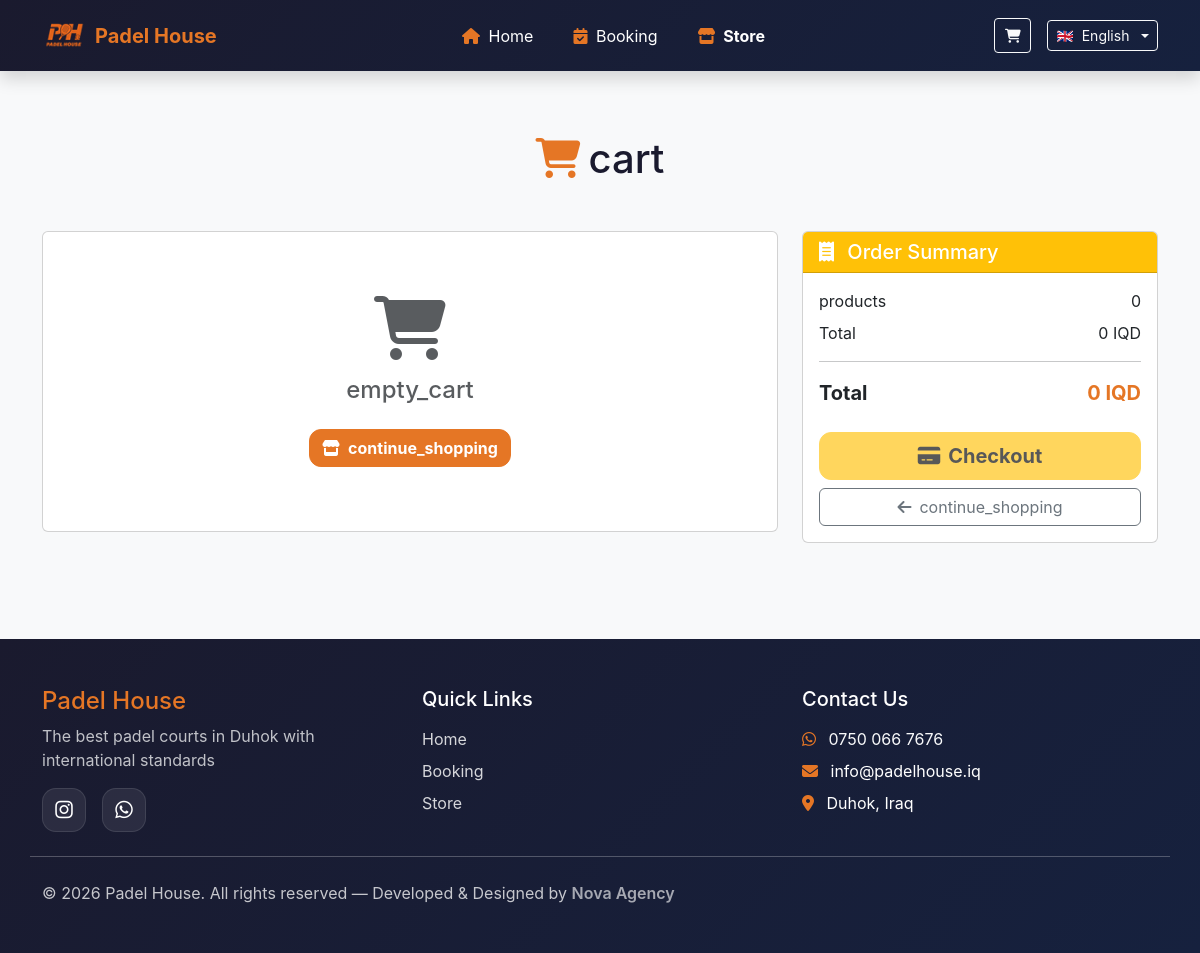
The app's page /store/cart with its own data.
### app/models/settings.py (models this page shows, shortened)
class Settings(db.Model):
    __tablename__ = 'settings'
    id = db.Column(db.Integer, primary_key=True)
    opening_hour = db.Column(db.Integer, default=12)
    closing_hour = db.Column(db.Integer, default=4)
    price_per_hour = db.Column(db.Integer, default=40000)
    discount_percentage = db.Column(db.Integer, default=25)
    discount_amount = db.Column(db.Integer, default=10000)
    discount_start_hour = db.Column(db.Integer, default=12)
    discount_end_hour = db.Column(db.Integer, default=16)
    site_name = db.Column(db.String(100), default='Padel House')
    phone = db.Column(db.String(20))
    email = db.Column(db.String(100))
    address = db.Column(db.Text)
    facebook_url = db.Column(db.String(200))
    instagram_url = db.Column(db.String(200))
    twitter_url = db.Column(db.String(200))
    created_at = db.Column(db.DateTime, default=datetime.utcnow)
    updated_at = db.Column(db.DateTime, default=datetime.utcnow, onupdate=datetime.utcnow)

### app/routes/store.py (the view, shortened to what this page needs)
@store_bp.route('/cart')
def cart():
    cart_items = session.get('cart', [])
    products = []
    total = 0
    return render_template(
        'store/cart.html',
        cart_items=products,
        total=total,
        subtotal=total
    )

### app/routes/admin.py (called while the page is built)
@admin_bp.app_context_processor
def inject_pending_count():
    if current_user.is_authenticated:
        pending_bookings_count = Booking.query.filter_by(status='pending').count()
        return {'pending_bookings_count': pending_bookings_count}
    return {'pending_bookings_count': 0}

@admin_bp.app_context_processor
def inject_pending_orders_count():
    if current_user.is_authenticated:
        pending_orders_count = Order.query.filter_by(status='pending').count()
        return {'pending_orders_count': pending_orders_count}
    return {'pending_orders_count': 0}

### app/translations.py (called while the page is built)
def get_translation(key, lang='en'):
    return TRANSLATIONS.get(lang, {}).get(key, key)

### app/templates/store/cart.html (shortened to what this page needs)
{% extends 'base.html' %}
{% block content %}
<div class="container py-4 py-lg-5">
  <h1 class="text-center mb-4 mb-lg-5" style="color:#1a1a2e;">
    <i class="fas fa-shopping-cart me-2" style="color:#E57625;"></i>{{ t('cart') }}
  </h1>
  <div class="row g-4">
    <div class="col-lg-8">
      <div class="card">
        <div class="card-body">
          <div id="empty-cart" class="text-center py-5" style="display:none;">
            <i class="fas fa-shopping-cart fa-4x text-muted mb-3"></i>
            <h4 class="text-muted">{{ t('empty_cart') }}</h4>
            <a href="{{ url_for('store.products') }}" class="btn btn-warning mt-3">
              <i class="fas fa-store me-2"></i>{{ t('continue_shopping') }}
            </a>
          </div>
        </div>
      </div>
    </div>
    <div class="col-lg-4">
      <div class="card sticky-top d-none d-lg-block" style="top:100px;">
        <div class="card-header bg-warning text-white">
          <h5 class="mb-0">
            <i class="fas fa-receipt me-2"></i>
            {% if current_lang == 'ku' %}کۆی گشتی{% elif current_lang == 'ar' %}ملخص الطلب{% else %}Order Summary{% endif %}
          </h5>
        </div>
        <div class="card-body">
          <div class="d-flex justify-content-between mb-2">
            <span>{{ t('products') }}</span>
            <span id="items-count-desktop">0</span>
          </div>
          <div class="d-flex justify-content-between mb-2">
            <span>{{ t('total') }}</span>
            <span id="subtotal-desktop">0 {{ t('iqd') }}</span>
          </div>
          <hr>
          <div class="d-flex justify-content-between fw-bold fs-5">
            <span>{{ t('total') }}</span>
            <span id="total-desktop" style="color:#E57625;">0 {{ t('iqd') }}</span>
          </div>
          <a href="{{ url_for('store.checkout') }}" id="checkout-btn-desktop" class="btn btn-warning w-100 mt-4 btn-lg">
            <i class="fas fa-credit-card me-2"></i>{{ t('checkout') }}
          </a>
          <a href="{{ url_for('store.products') }}" class="btn btn-outline-secondary w-100 mt-2">
            <i class="fas fa-arrow-left me-2"></i>{{ t('continue_shopping') }}
          </a>
        </div>
      </div>
    </div>
  </div>
</div>
{% endblock %}

### app/templates/base.html (shortened to what this page needs)
<!DOCTYPE html>
<html lang="{{ current_lang }}" dir="{{ 'rtl' if is_rtl else 'ltr' }}">
<head>
  {% if is_rtl %}
    <link href="https://cdn.jsdelivr.net/npm/bootstrap@5.3.2/dist/css/bootstrap.rtl.min.css" rel="stylesheet">
  {% else %}
    <link href="https://cdn.jsdelivr.net/npm/bootstrap@5.3.2/dist/css/bootstrap.min.css" rel="stylesheet">
  {% endif %}
  <link rel="stylesheet"
        href="https://cdnjs.cloudflare.com/ajax/libs/font-awesome/6.5.1/css/all.min.css"
/>
</head>
<body>
  {% include "navbar.html" %}
  <main>
    {% block content %}{% endblock %}
  </main>
  <footer class="py-5 mt-5">
    <div class="container">
      <div class="row g-4">
        <div class="col-lg-4">
          <h4 style="color: var(--primary-color);">{{ t('site_name') }}</h4>
          <p class="text-light opacity-75">{{ t('best_courts') }}</p>
          <div class="d-flex gap-3 mt-3 footer-social">
            <a href="https://www.instagram.com/padelhouse.iq?igsh=ZWdobmt0NGpjNzFw" class="text-white fs-5" aria-label="Instagram"><i class="fab fa-instagram"></i></a>
            <a href="https://wa.me/750 066 7676" class="text-white fs-5" aria-label="WhatsApp"><i class="fab fa-whatsapp"></i></a>
          </div>
        </div>
        <div class="col-lg-4">
          <h5 class="mb-3">{{ t('quick_links') }}</h5>
          <ul class="list-unstyled">
            <li class="mb-2"><a href="{{ url_for('main.index') }}">{{ t('home') }}</a></li>
            <li class="mb-2"><a href="{{ url_for('booking.booking_page') }}">{{ t('booking') }}</a></li>
            <li class="mb-2"><a href="{{ url_for('store.products') }}">{{ t('store') }}</a></li>
          </ul>
        </div>
        <div class="col-lg-4">
  <h5 class="mb-3">{{ t('contact_us') }}</h5>
  <ul class="list-unstyled">
    {% if settings %}
      <li class="mb-2">
        <i class="fab fa-whatsapp me-2" style="color: var(--primary-color);"></i>
        <a href="https://wa.me/750667676" class="text-decoration-none text-light">
          0750 066 7676
        </a>
      </li>
      <li class="mb-2">
        <i class="fas fa-envelope me-2" style="color: var(--primary-color);"></i>
        {{ settings.email }}
      </li>
      <li class="mb-2">
        <i class="fas fa-map-marker-alt me-2" style="color: var(--primary-color);"></i>
        {{ settings.address }}
      </li>
    {% endif %}
  </ul>
</div>
      <hr class="my-4 opacity-25">
      <div class="row">
        <div class="col-12">
          <p class="mb-0 opacity-75">
            &copy; 2026 {{ t('site_name') }}. {{ t('all_rights') }} —
            Developed & Designed by
            <a href="https://metinmeki.github.io/Nova-Soft-team/" target="_blank" class="text-decoration-none fw-semibold">
              Nova Agency
            </a>
          </p>
        </div>
      </div>
    </div>
    </div>
  </footer>
</body>
</html>

### app/templates/navbar.html (shortened to what this page needs)
<nav class="navbar navbar-expand-lg sticky-top shadow"
     style="background: linear-gradient(135deg, #1a1a2e 0%, #16213e 100%);">
  <div class="container">
    <a class="navbar-brand d-flex align-items-center" href="{{ url_for('main.index') }}">
      <img src="{{ url_for('static', filename='images/logo_navbar.png') }}"
           alt="Padel House" height="45" class="me-2" onerror="this.style.display='none'">
      <span class="fw-bold" style="color:#E57625;">{{ t('site_name') }}</span>
    </a>
    <div class="collapse navbar-collapse" id="navbarNav">
      <ul class="navbar-nav mx-auto mb-2 mb-lg-0 gap-2">
        <li class="nav-item">
          <a class="nav-link px-3 text-white {% if request.endpoint == 'main.index' %}active fw-bold{% endif %}"
             href="{{ url_for('main.index') }}">
            <i class="fas fa-home me-1" style="color:#E57625;"></i> {{ t('home') }}
          </a>
        </li>
        <li class="nav-item">
          <a class="nav-link px-3 text-white {% if 'booking' in request.endpoint|default('', true) %}active fw-bold{% endif %}"
             href="{{ url_for('booking.booking_page') }}">
            <i class="fas fa-calendar-check me-1" style="color:#E57625;"></i> {{ t('booking') }}
          </a>
        </li>
        <li class="nav-item">
          <a class="nav-link px-3 text-white {% if 'store' in request.endpoint|default('', true) %}active fw-bold{% endif %}"
             href="{{ url_for('store.products') }}">
            <i class="fas fa-store me-1" style="color:#E57625;"></i> {{ t('store') }}
          </a>
        </li>
      </ul>
      <div class="d-flex align-items-center gap-3">
        <button class="btn btn-outline-light btn-sm position-relative cart-btn"
                type="button"
                data-bs-toggle="offcanvas"
                data-bs-target="#cartOffcanvas"
                aria-controls="cartOffcanvas">
          <i class="fas fa-shopping-cart"></i>
        </button>
        <div class="dropdown">
          <button class="btn btn-outline-light btn-sm dropdown-toggle d-flex align-items-center gap-2"
                  type="button"
                  id="languageDropdown"
                  data-bs-toggle="dropdown"
                  aria-expanded="false">
            <span>{{ language_flags[current_lang] }}</span>
            <span>{{ language_names[current_lang] }}</span>
          </button>
        </div>
  </div>
</nav>

### app/templates/navbar.html (style rules this page uses)
.cart-btn { padding:.4rem .6rem;transition:all .25s ease; }

### records on screen
Settings: site_name "Padel House", email "info@padelhouse.iq", address "Duhok, Iraq"

### other values on screen
{{ t('home') }} "Home"
{{ t('booking') }} "Booking"
{{ t('store') }} "Store"
{{ language_flags[current_lang] }} "🇬🇧"
{{ language_names[current_lang] }} "English"
{{ t('cart') }} "cart"
{{ t('empty_cart') }} "empty_cart"
{{ t('continue_shopping') }} "continue_shopping"
{{ t('products') }} "products"
{{ t('total') }} "Total"
{{ t('checkout') }} "Checkout"
{{ t('best_courts') }} "The best padel courts in Duhok with international standards"
{{ t('quick_links') }} "Quick Links"
{{ t('contact_us') }} "Contact Us"
{{ t('all_rights') }} "All rights reserved"
